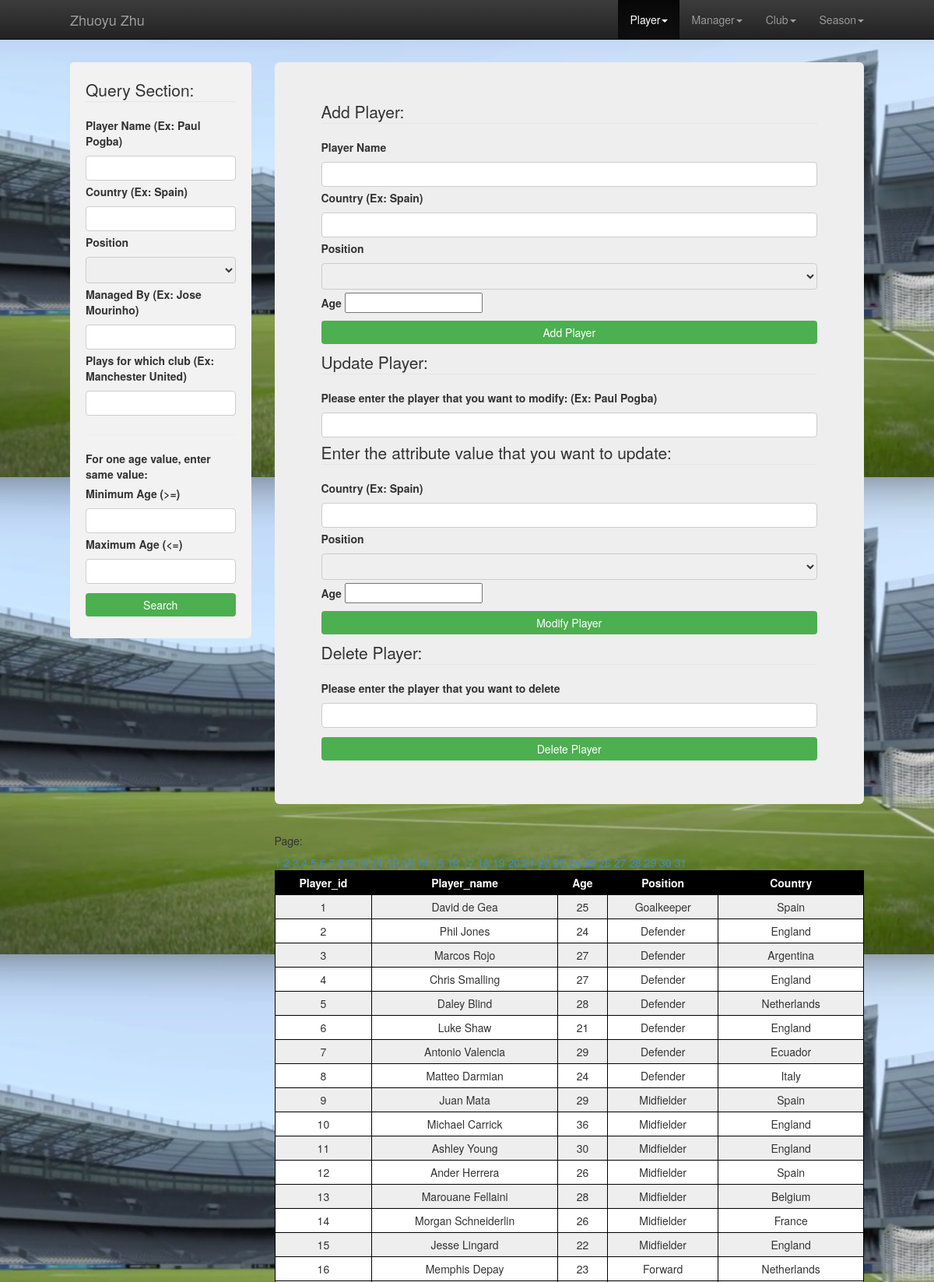
/web/player.php (upper part), run on the app's committed database.
### tables this page shows
create table player
(
player_id int not null,
player_name varchar(50) not null,
age int not null,
position varchar(50) not null,
country varchar(50) not null,
PRIMARY KEY (player_id)
);

### web/player.php (the view, shortened to what this page needs)
<!DOCTYPE html>
<html>
  <head>
    <link href="css/bootstrap.min.css" rel="stylesheet" media="screen">
    <link href="css/bootstrap-theme.css" rel="stylesheet" media="screen">
    <link href="css/my-styles.css" rel="stylesheet" media="screen">
    <link rel="stylesheet" type="text/css" href="css/style-responsive.css" />
  </head>
  <body>
    <div class="navbar navbar-inverse navbar-fixed-top">
      <div class="container">
        <div class="navbar-header">
        <a class="navbar-brand text-muted" href="Final.html">Zhuoyu Zhu</a>
        </div>
        <div class="collapse navbar-collapse">
          <ul class="nav navbar-nav navbar-right">
            <li class="active dropdown">
              <a data-toggle="dropdown" data-target="player.html">Player<b class="caret"></b></a>
            </li>
            <li class="dropdown">
              <a data-toggle="dropdown" data-target="manager.html">Manager<b class="caret"></b></a>
            </li>
            <li class="dropdown">
              <a data-toggle="dropdown" data-target="club.html">Club<b class="caret"></b></a>
            </li>
            <li class="dropdown">
              <a data-toggle="dropdown" data-target="match.html">Season<b class="caret"></b></a>
            </li>
          </ul>
        </div>
      </div>
    </div>
    <div class="container documentationbar">
      <div class="row row-offcanvas row-offcanvas-right">
        <div class="col-xs-2 col-sm-3 sidebar-offcanvas" id="sidebar" role="navigation">
          <div class="query">
            <form method= "get" action="">
              <fieldset>
                <legend>Query Section:</legend>
                <label for="lplayername">Player Name (Ex: Paul Pogba)</label>
                <input type="text" id="playername" name="playername" value="<?php echo htmlspecialchars($_GET['playername']);?>">
                <label for="lcountry">Country (Ex: Spain)</label>
                <input type="text" id="countryname" name="playercountry" value="<?php echo htmlspecialchars($_GET['playercountry']);?>">
                <label for="position">Position</label>
                <select id="position" name="position" value="<?php echo htmlspecialchars($_GET['position']);?>">
                  <option value=""></option>
                  <option value="Goalkeeper">Goalkeeper</option>
                </select>
                <label for="lmanagername">Managed By (Ex: Jose Mourinho)</label>
                <input type="text" id="managername" name="managername" value="<?php echo htmlspecialchars($_GET['managername']);?>">
                <label for="lclubname">Plays for which club (Ex: Manchester United)</label>
                <input type="text" id="clubname" name="clubname" value="<?php echo htmlspecialchars($_GET['clubname']);?>"><hr>
                <label for="lage">For one age value, enter same value:</label>
                <label for="lminage">Minimum Age (>=)</label>
                <input type="text" id="lminage" name="playerminage" value="<?php echo htmlspecialchars($_GET['playerminage']);?>">
                <label for="lmaxage">Maximum Age (<=)</label>
                <input type="text" id="lmax" name="playermaxage" value="<?php echo htmlspecialchars($_GET['playermaxage']);?>">
                <input type="submit" value="Search">
              </fieldset>
            </form>
          </div>
        </div>
        <div class="col-xs-12 col-lg-9">
          <div class="jumbotron">
            <form method= "post" action="">
              <fieldset>
                <legend>Add Player:</legend>
                <label for="lplayername">Player Name</label>
                <input type="text" id="playername" name="PlayerName" value="<?php echo htmlspecialchars($_GET['PlayerName']);?>">
                <label for="lcountry">Country (Ex: Spain)</label>
                <input type="text" id="countryname" name="PlayerCountry" value="<?php echo htmlspecialchars($_GET['PlayerCountry']);?>">
                <label for="position">Position</label>
                <select id="position" name="PlayerPosition" value="<?php echo htmlspecialchars($_GET['PlayerPosition']);?>">
                  <option value=""></option>
                  <option value="Goalkeeper">Goalkeeper</option>
                </select>
                <label for="age">Age</label>
                <input type="number" id="age" name="PlayerAge" value="<?php echo htmlspecialchars($_GET['PlayerAge']);?>">
                <input type="submit" value="Add Player" name="AddPlayer">
              </fieldset>
            </form>
            <form method= "post" action="">
              <fieldset>
                <legend>Update Player:</legend>
                <label for="lplayername">Please enter the player that you want to modify: (Ex: Paul Pogba)</label>
                <input type="text" id="updateplayername" name="UpdatePlayerName" value="<?php echo htmlspecialchars($_GET['UpdatePlayerName']);?>">
                <br>
                <legend>Enter the attribute value that you want to update:</legend>
                <label for="lcountry">Country (Ex: Spain)</label>
                <input type="text" id="updatecountryname" name="UpdatePlayerCountry" value="<?php echo htmlspecialchars($_GET['UpdatePlayerCountry']);?>">
                <label for="position">Position</label>
                <select id="updateposition" name="UpdatePlayerPosition" value="<?php echo htmlspecialchars($_GET['UpdatePlayerPosition']);?>">
                  <option value=""></option>
                  <option value="Goalkeeper">Goalkeeper</option>
                </select>
                <label for="age">Age</label>
                <input type="number" id="updateplayerage" name="UpdatePlayerAge" value="<?php echo htmlspecialchars($_GET['UpdatePlayerAge']);?>">
                <input type="submit" value="Modify Player" name="ModifyPlayer">
              </fieldset>
            </form>
            <form method= "post" action="">
              <fieldset>
                <legend>Delete Player:</legend>
                <label for="lplayername">Please enter the player that you want to delete</label>
                <input type="text" id="deleteplayername" name="DeletePlayerName" value="<?php echo htmlspecialchars($_GET['DeletePlayerName']);?>">
                <input type="submit" value="Delete Player" name="DeletePlayer">
              </fieldset>
            </form>
          </div>
          <div class="row">
            <div class="col-xs-12 col-lg-12">
              <form method="get" action="">
                <h5>Page: </h5>
                <table id="t01">
                  <tr>
                    <th>Player_id</th>
                    <th>Player_name</th>
                    <th>Age</th>
                    <th>Position</th>
                    <th>Country</th>
                  </tr>
                <?php
                $managername = trim($_REQUEST['managername']);
                $clubname = trim($_REQUEST['clubname']);
                $page=$_GET["page"];
                if ($page=="" || $page=="1") {
                  $page1 = 0;
                } else {
                  $page1 = ($page*50)-50;
                }
                $condition=$_GET["cc"];
                if (!$managername && !$clubname) {
                  $query = "SELECT p.player_id, p.player_name, p.age, p.position, p.country FROM player p ".$condition."limit $page1, 50";
                  $result = mysqli_query($dbcon, $query)
                  or die('Query failed: ' . mysqli_error($dbcon));
                }
                while ($tuple = mysqli_fetch_assoc($result)) {
                  print '<tr><td>'.$tuple['player_id'].'</td>
                  <td>'.$tuple['player_name'].'</td>
                  <td>'.$tuple['age'].'</td>
                  <td>'.$tuple['position'].'</td>
                  <td>'.$tuple['country'].'</td></tr>';
                }
                if (!$managername && !$clubname) {
                  $query1 = "SELECT p.player_id, p.player_name, p.age, p.position, p.country FROM player p ".$condition;
                  $result1 = mysqli_query($dbcon, $query1)
                  or die('Query failed 3th: ' . mysqli_error($dbcon));
                }
                $total = 0;
                while ($tuple = mysqli_fetch_assoc($result1)) {
                  $total += 1;
                }
                $p = $total/50;
                $p = ceil($p);
                for ($b=1;$b<=$p;$b++) {
                  ?><a href="player.php?page=<?php echo $b; ?>&cc=<?php echo $condition; ?>"><?php echo $b." "; ?></a><?php
                }
                echo "<br>";
                ?>
                </table>
                <br>
                <br>
              </form>
            </div>
          </div>
        </div>
      </div>
    </div>
  </body>
</html>

### web/css/my-styles.css (style rules this page uses)
input[type=text], select { width: 100%; padding: 5px 10px; margin: 4px 0; display: inline-block; border: 1px solid #ccc; border-radius: 4px; box-sizing: border-box; }
input[type=submit] { width: 100%; background-color: #4CAF50; color: white; padding: 5px 10px; margin: 8px 0; border: none; border-radius: 4px; cursor: pointer; }
.query { border-radius: 5px; background-color: #f2f2f2; padding: 20px; }
body { padding-top: 50px; background-image: url("homepage.png") !important; }
.container { max-width: 1050px; }
.documentationbar { margin-top: 30px; }
hr { size: 20; background-color: black; }

### web/player.php (style rules this page uses)
table { width:100%; }
table, th, td { border: 1px solid black; border-collapse: collapse; }
th, td { padding: 5px; text-align: center; }
table#t01 tr:nth-child(even) { background-color: #eee; }
table#t01 tr:nth-child(odd) { background-color:#fff; }
table#t01 th { background-color: black; color: white; }

### data on the page
player: player_id "1", player_name "David de Gea", age "25", position "Goalkeeper", country "Spain"
player: player_id "2", player_name "Phil Jones", age "24", position "Defender", country "England"
player: player_id "3", player_name "Marcos Rojo", age "27", position "Defender", country "Argentina"
player: player_id "4", player_name "Chris Smalling", age "27", position "Defender", country "England"
player: player_id "5", player_name "Daley Blind", age "28", position "Defender", country "Netherlands"
player: player_id "6", player_name "Luke Shaw", age "21", position "Defender", country "England"
player: player_id "7", player_name "Antonio Valencia", age "29", position "Defender", country "Ecuador"
player: player_id "8", player_name "Matteo Darmian", age "24", position "Defender", country "Italy"
player: player_id "9", player_name "Juan Mata", age "29", position "Midfielder", country "Spain"
player: player_id "10", player_name "Michael Carrick", age "36", position "Midfielder", country "England"
player: player_id "11", player_name "Ashley Young", age "30", position "Midfielder", country "England"
player: player_id "12", player_name "Ander Herrera", age "26", position "Midfielder", country "Spain"
player: player_id "13", player_name "Marouane Fellaini", age "28", position "Midfielder", country "Belgium"
player: player_id "14", player_name "Morgan Schneiderlin", age "26", position "Midfielder", country "France"
player: player_id "15", player_name "Jesse Lingard", age "22", position "Midfielder", country "England"
player: player_id "16", player_name "Memphis Depay", age "23", position "Forward", country "Netherlands"
